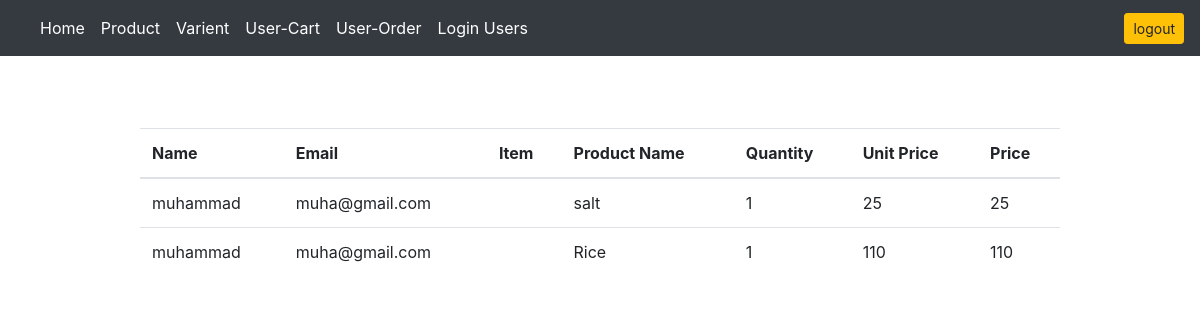
/cart (signed in), run on the app's committed database.
### app/models.py (models this page shows, shortened)
class CartItem(models.Model):
    varient = models.ForeignKey(Varient, on_delete=models.CASCADE)
    cart = models.ForeignKey(Users, on_delete=models.CASCADE, null=True, blank=True)
    quantity = models.IntegerField(default=0)
    price = models.IntegerField(default=0, null=True, blank=True)

class Users(AbstractBaseUser, PermissionsMixin):
    name = models.CharField(max_length=100, null=True, blank=True)
    image = models.ImageField(null=True, blank=True)
    email = models.EmailField(max_length=100, null=True, unique=True, blank=True)
    phone_number = models.CharField(max_length=100, null=True, blank=True)
    password = models.CharField(max_length=128, null=True, blank=True)
    is_staff = models.BooleanField(default=False)
    is_superuser = models.BooleanField(default=False)
    is_active = models.BooleanField(default=True)  # Add this field
    is_anonymous = models.BooleanField(default=False, null=True, blank=True)
    USERNAME_FIELD = 'email'  # specify the username field
    REQUIRED_FIELDS = ['name', ]
    objects = MyUserManager()
    def __str__(self):
        return self.email
    @property
    def is_authenticated(self):
        return True if self.pk else False
    @property
    def is_anonymous(self):
        return False

class Varient(models.Model):
    product = models.ForeignKey(Product, on_delete=models.CASCADE)
    image = models.ImageField(upload_to='items/', null=True, blank=True)
    image2 = models.ImageField(upload_to='items/', null=True, blank=True)
    image3 = models.ImageField(upload_to='items/', null=True, blank=True)
    banner = models.ImageField(upload_to='items/', null=True, blank=True)
    quantity = models.FloatField(default=1)
    brand = models.CharField(null=True, max_length=15)
    description = models.CharField(
        max_length=250, null=True)
    price = models.IntegerField(default=0)
    is_active = models.BooleanField(default=True,null=True)
    stock = models.PositiveIntegerField(default=0,null=True)

class Product(models.Model):
    name = models.CharField(max_length=200, unique=True, null=True, blank=True)
    is_active = models.BooleanField(default=True)

### app/views.py (the view)
# urls.py: path('cart', views.CartView.as_view(), name="userview"),
@method_decorator(login_required(login_url='login'), name='dispatch')
class CartView(ListView):
    model = CartItem
    template_name = 'dashbord/cart.html'
    context_object_name = 'product'
    ordering = ['-id']
    def get_queryset(self):
        queryset = CartItem.objects.select_related('varient','cart').order_by('-id')
        return queryset

### app/templates/dashbord/cart.html (shortened to what this page needs)
{% extends 'main.html' %}
{% load static %}
{% block content %}
<div class="row mt-5">
  <div class="col-1"></div>
  <div class="col-10">
          <table class="table mr-5">
        <thead>
          <tr>
            <th scope="col">Name</th>
            <th scope="col">Email</th>
            <th scope="col">Item</th>
            <th scope="col">Product Name</th>
            <th scope="col">Quantity</th>
              <th scope="col">Unit Price</th>
            <th scope="col">Price</th>
          </tr>
        </thead>
        <tbody>
                {% for cart in product %}
                <td>{{cart.cart.name}}</td>
            <td>{{cart.cart}}</td>
             <td><img class="cart-image" src="{{cart.varient.product.image.url}}" alt=""></td>
            <td>{{cart.varient.product.name}}</td>
             <td>{{cart.quantity}}</td>
            <td>{{cart.varient.price}}</td>
            <td>{{cart.price}}</td>
 {% endfor %}
      </tbody>
    </table>
      </div>
  <div class="col-1"></div>
</div>
{% endblock content %}

### static/css/main.css (style rules this page uses)
body { background-color: hsl(0, 0%, 98%); }

### data on the page
CartItem: cart.name "muhammad", cart "muha@gmail.com", varient.product.name "salt", quantity "1", varient.price "25", price "25"
CartItem: cart.name "muhammad", cart "muha@gmail.com", varient.product.name "Rice", quantity "1", varient.price "110", price "110"
